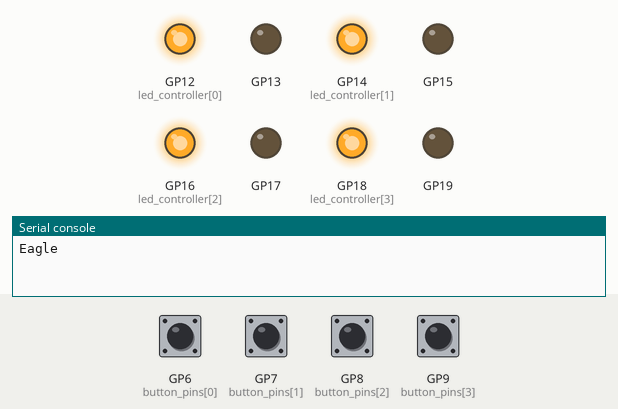
Simulated run of this program. Board: Raspberry Pi Pico running CircuitPython. Shown: output pins drawn as LEDs (lit = HIGH), the last lines printed to the serial console. Dashed ring = blinking. The test bench sets the inputs (shaded band); at power-on: GP6 (button_pins[0]), GP7 (button_pins[1]), GP8 (button_pins[2]), GP9 (button_pins[3]) HIGH. MIDI messages are not drawn.

Above: at 1.2 s.
1.3 s: GP6 (button_pins[0]) pulled LOW for 1 s
At 2.36 s:
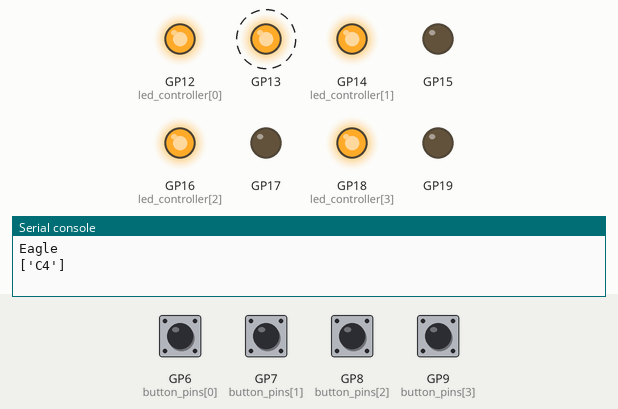
4.3 s: GP7 (button_pins[1]) pulled LOW for 0.15 s
At 4.8 s:
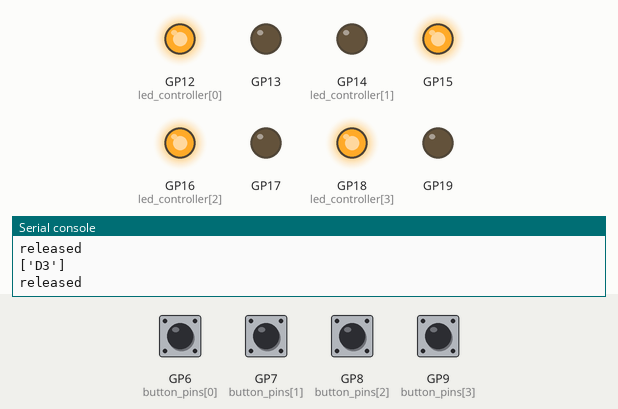
5.9 s: GP8 (button_pins[2]) pulled LOW for 0.15 s
At 7.2 s:
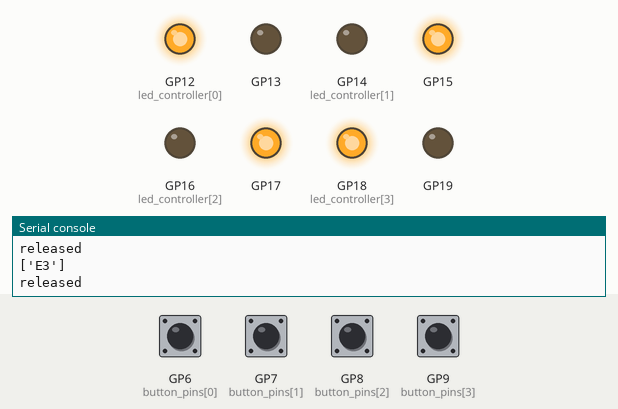
7.5 s: GP9 (button_pins[3]) pulled LOW for 0.15 s
At 8.7 s:
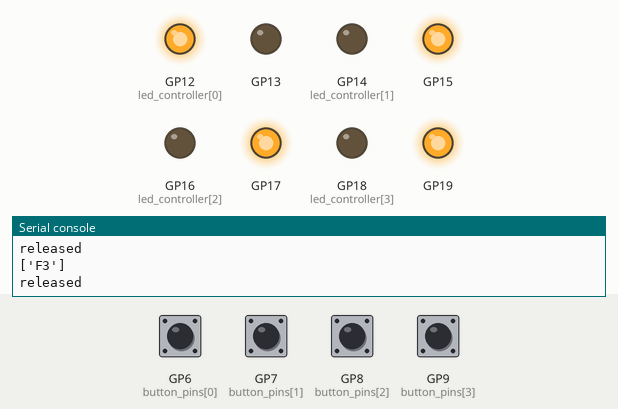
9.1 s: GP6 (button_pins[0]) pulled LOW for 0.15 s
At 9.6 s:
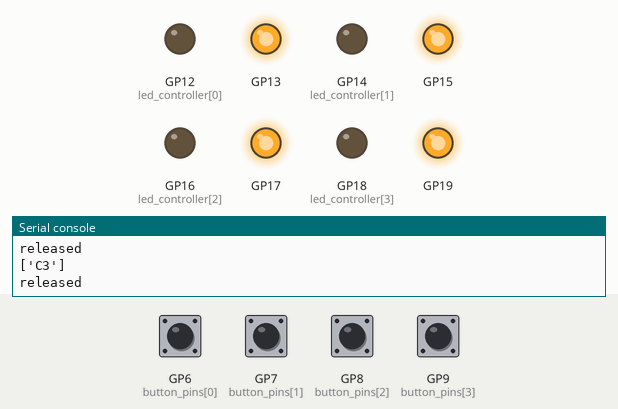
10.7 s: GP7 (button_pins[1]) pulled LOW for 1 s
At 11.77 s:
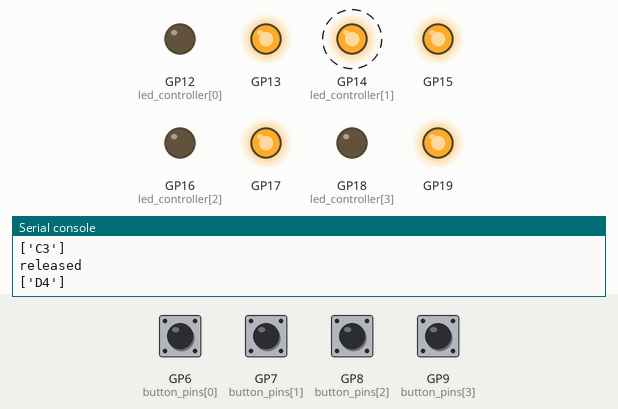
Timing chart, 0 to 13.7 s (numbered marks = the images above; inputs shaded):
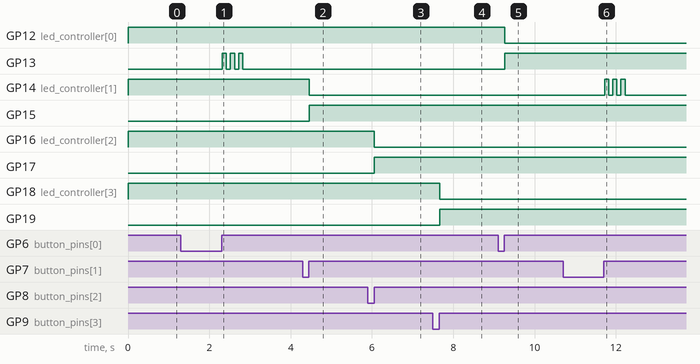

The program:

code.py
```python
import board
import digitalio
import asyncio
import usb_midi
import adafruit_midi
from adafruit_midi.note_on import NoteOn
from adafruit_midi.note_off import NoteOff
import adafruit_debouncer
from fsw_double_led import LED

# MIDI initialization
midi = adafruit_midi.MIDI(midi_out=usb_midi.ports[1], out_channel=0)

print("Eagle")

# Pin definitions for buttons
button_pins = [board.GP6, board.GP7, board.GP8, board.GP9]

# MIDI note mapping assigned to buttons
note_mapping = [["C3"], ["D3"], ["E3"], ["F3"], ["C4"], ["D4"], ["E4"], ["F4"]]

# Button initialization
pins = []
switches = []
for bp in button_pins:
    pin = digitalio.DigitalInOut(bp)
    pin.direction = digitalio.Direction.INPUT
    pin.pull = digitalio.Pull.UP
    pins.append(pin)
    switch = adafruit_debouncer.Button(pin, 10, 500)
    switches.append(switch)

# Track the state of notes
note_states = [0] * len(button_pins)

# LED controller initialization
red_led_pins =   [board.GP12, board.GP14, board.GP16, board.GP18]
green_led_pins = [board.GP13, board.GP15, board.GP17, board.GP19]
led_controllers = []
for i in range(4):
    led_controller = LED(red_led_pins[i],green_led_pins[i])
    led_controllers.append(led_controller)

async def handle_button(i, switch):
    while True:
        switch.update()
        if switch.long_press:  # Button pressed long
            note_states[i] = 1

        elif switch.pressed:  # Button pressed
            note_states[i] = 2

        elif switch.released:  # Button was released
            if note_states[i] == 1:
                print(note_mapping[i + 4])
                midi.send([NoteOn(note, 60) for note in note_mapping[i + 4]])
                asyncio.create_task(led_controllers[i].long_press())  # Start LED animation in the background
            elif note_states[i] == 2:
                print(note_mapping[i])
                midi.send([NoteOn(note, 60) for note in note_mapping[i]])
                asyncio.create_task(led_controllers[i].short_press())  # Start LED animation in the background

            # Send NoteOff messages after a consistent delay
            await asyncio.sleep(0.1)  # Consistent delay for both short and long presses
            print('released')
            midi.send([NoteOff(note, 0) for note in note_mapping[i]])
            midi.send([NoteOff(note, 0) for note in note_mapping[i + 4]])
            note_states[i] = 0

        await asyncio.sleep(0.01)


async def main():
    tasks = [asyncio.create_task(handle_button(i, switch)) for i, switch in enumerate(switches)]
    await asyncio.gather(*tasks)

# Start the asyncio event loop
asyncio.run(main())
```

fsw_double_led.py
```python
import board
import digitalio
import asyncio
import time  # Use time for timing functions

class LED:
    def __init__(self, pin1, pin2):
        self.red_led = digitalio.DigitalInOut(pin1)
        self.red_led.direction = digitalio.Direction.OUTPUT
        self.green_led = digitalio.DigitalInOut(pin2)
        self.green_led.direction = digitalio.Direction.OUTPUT

        self.red_led.value = True
        self.green_led.value = False

    async def short_press(self):
        # Toggle the LED states
        self.red_led.value = not self.red_led.value
        self.green_led.value = not self.green_led.value

    async def long_press(self):
        # Use time.monotonic() instead of asyncio.get_event_loop().time()
        end_time = time.monotonic() + 0.5  # Set a 0.5 second timer
        red_led_state = self.red_led.value  # Capture the initial state of the red LED

        while time.monotonic() < end_time:
            if red_led_state:  # If the red LED was initially on
                self.green_led.value = not self.green_led.value
            else:  # If the red LED was initially off
                self.red_led.value = not self.red_led.value
            await asyncio.sleep(0.1)

        # Restore the LEDs to their original states after the loop
        if red_led_state:
            self.red_led.value = True
            self.green_led.value = False
        else:
            self.red_led.value = False
            self.green_led.value = True
```

Measured:
- after the input at 1.3 s, GP13: alternates HIGH for 0.10 s and LOW for 0.10 s, 6 changes in all, then stays LOW, starting after 1.0 s
- after the input at 4.3 s, GP14 (led_controller[1]): HIGH → LOW after 0.16 s; GP15: LOW → HIGH after 0.16 s
- after the input at 5.9 s, GP16 (led_controller[2]): HIGH → LOW after 0.16 s; GP17: LOW → HIGH after 0.16 s
- after the input at 7.5 s, GP18 (led_controller[3]): HIGH → LOW after 0.17 s; GP19: LOW → HIGH after 0.17 s
- after the input at 9.1 s, GP12 (led_controller[0]): HIGH → LOW after 0.16 s; GP13: LOW → HIGH after 0.16 s
- after the input at 10.7 s, GP14 (led_controller[1]): alternates HIGH for 0.10 s and LOW for 0.10 s, 6 changes in all, then stays LOW, starting after 1.0 s
